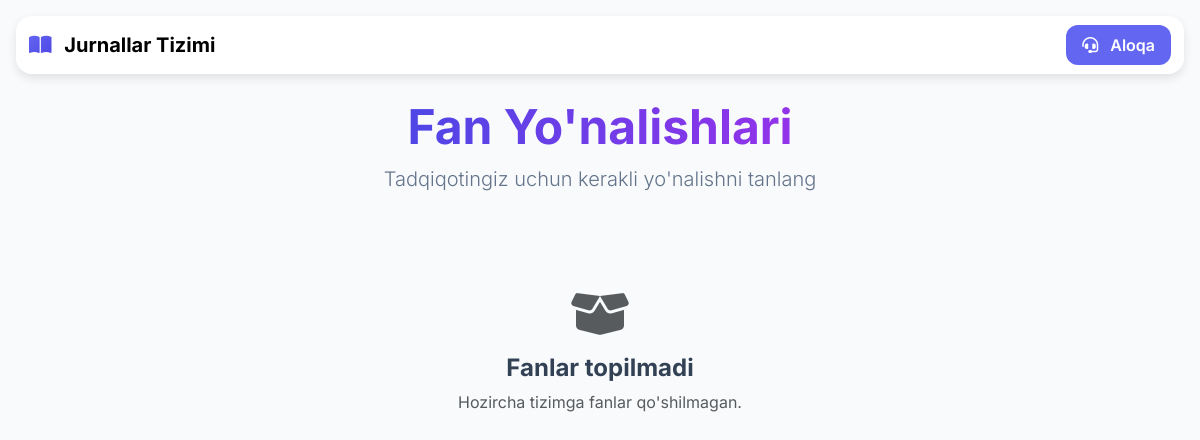
Before: / with the older database file.
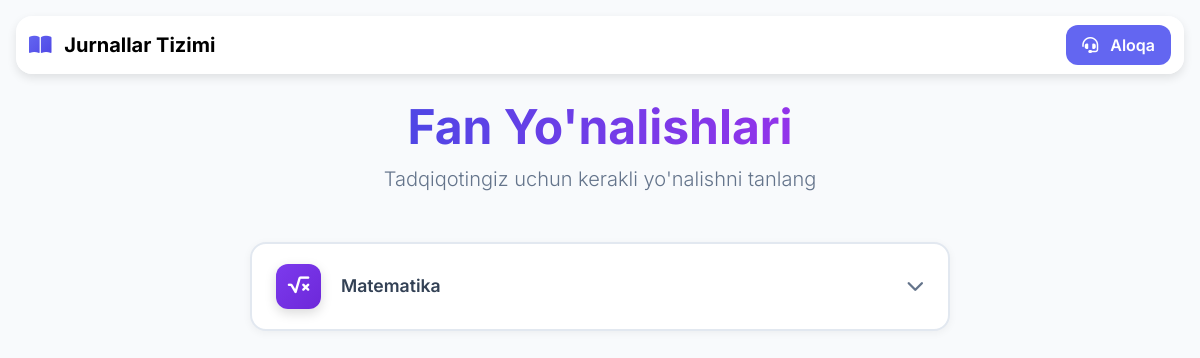
After: the same page with the newer database file.
### library/models.py (models this page shows, shortened)
class Fan(models.Model):
    nomi = models.CharField(max_length=255, unique=True, verbose_name="Fan nomi")
    class Meta:
        verbose_name = "Fan"
        verbose_name_plural = "Fanlar"

### library/views.py (the view)
# urls.py: path('', home, name='home'),
def home(request):
    fanlar = Fan.objects.order_by('nomi')
    return render(request, 'jurnallar/home.html', {'fanlar': fanlar})

### templates/jurnallar/home.html (shortened to what this page needs)
{% extends 'jurnallar/base.html' %}
{% block content %}
<div class="container-fluid px-3 py-4">
    <header class="text-center mb-5 page-header">
        <h1 class="display-5 fw-bolder main-title">
            Fan Yo'nalishlari
        </h1>
        <p class="lead text-muted-custom">Tadqiqotingiz uchun kerakli yo'nalishni tanlang</p>
    </header>
    <section id="fanlar-accordion-container" class="mx-auto">
        {% for fan in fanlar %}
        <div class="fan-accordion-item" data-fan-id="{{ fan.id }}" data-fan-name="{{ fan.nomi }}">
            <button class="fan-accordion-header">
                <div class="fan-icon-wrapper">
                    <i class="fas fa-book default-icon"></i>
                </div>
                <span class="fan-title">{{ fan.nomi }}</span>
                <i class="fas fa-chevron-down fan-arrow"></i>
            </button>
        </div>
        {% empty %}
        <div class="text-center py-5 no-content">
            <i class="fas fa-box-open fa-3x text-muted mb-3"></i>
            <h4 class="fw-bold">Fanlar topilmadi</h4>
            <p class="text-muted">Hozircha tizimga fanlar qo'shilmagan.</p>
        </div>
        {% endfor %}
    </section>
</div>
{% endblock %}

### templates/jurnallar/base.html (shortened to what this page needs)
<!DOCTYPE html>
{% load static %}
<html lang="uz">
<head>
    <link href="https://cdn.jsdelivr.net/npm/bootstrap@5.3.2/dist/css/bootstrap.min.css" rel="stylesheet">
    <link rel="stylesheet" href="https://cdnjs.cloudflare.com/ajax/libs/font-awesome/6.5.1/css/all.min.css" />
</head>
<body>
    <nav class="navbar navbar-main">
        <div class="container-fluid">
            <a class="navbar-brand" href="/">
                <i class="fas fa-book-open logo-icon me-2"></i>
                Jurnallar Tizimi
            </a>
            <button class="navbar-contact-btn" id="openContactModalBtn" aria-label="Aloqa ma'lumotlarini ochish">
                <i class="fas fa-headset"></i>
                <span>Aloqa</span>
            </button>
        </div>
    </nav>
    <main>
        {% block content %}{% endblock %}
    </main>
</body>
</html>

### templates/jurnallar/base.html (style rules this page uses)
:root { --primary-color: #6366f1; --primary-dark: #4f46e5; --light-color: #ffffff; --dark-color: #1e293b; --text-color: #334155; --bg-color: #f8fafc; --border-radius: 1rem; --shadow-lg: 0 10px 15px -3px rgba(0, 0, 0, 0.1 ), 0 4px 6px -4px rgba(0, 0, 0, 0.1); --transition: all 0.3s cubic-bezier(0.4, 0, 0.2, 1); }
body { background-color: var(--bg-color); color: var(--text-color); font-family: 'Inter', -apple-system, BlinkMacSystemFont, "Segoe UI", Roboto, Helvetica, Arial, sans-serif; overflow-x: hidden; }
.navbar-main { position: sticky; top: 1rem; margin: 0 1rem; border-radius: var(--border-radius); background: rgba(255, 255, 255, 0.9); border: 1px solid rgba(255, 255, 255, 0.2); box-shadow: 0 4px 10px rgba(0, 0, 0, 0.1); z-index: 1030; }
.navbar-brand { font-weight: 700; font-size: 1.25rem; }
.navbar-brand .logo-icon { background: linear-gradient(135deg, var(--primary-color), var(--primary-dark)); -webkit-background-clip: text; -webkit-text-fill-color: transparent; background-clip: text; }
main { padding-top: 1rem; animation: fade-in-up 0.5s ease-out forwards; }
.navbar-contact-btn { background-color: var(--primary-color); color: var(--light-color); border: none; border-radius: 0.75rem; padding: 0.5rem 1rem; font-weight: 600; transition: var(--transition); }
.navbar-contact-btn .fa-headset { margin-right: 0.5rem; }

### templates/jurnallar/home.html (style rules this page uses)
:root { --dark-color: #1e293b; --text-muted: #64748b; --card-bg: #ffffff; --border-radius: 1rem; --text-color: #334155; }
.main-title { color: var(--dark-color); font-weight: 800; background: linear-gradient(90deg, #4f46e5, #9333ea); -webkit-background-clip: text; -webkit-text-fill-color: transparent; display: inline-block; }
.text-muted-custom { color: var(--text-muted); }
#fanlar-accordion-container { max-width: 700px; }
.page-header { animation: fadeInUp 0.6s ease-out forwards; }
.fan-accordion-item, .no-content { animation: fadeInUp 0.5s ease-out forwards; opacity: 0; animation-delay: calc(var(--item-index, 0) * 70ms); }
.fan-accordion-item { margin-bottom: 1rem; border-radius: var(--border-radius); background: var(--card-bg); border: 2px solid #e2e8f0; transition: all 0.3s ease; box-shadow: 0 2px 8px rgba(0, 0, 0, 0.05); overflow: hidden; position: relative; }
.fan-accordion-header { display: flex; align-items: center; width: 100%; padding: 1.25rem 1.5rem; background: transparent; border: none; text-align: left; cursor: pointer; transition: all 0.2s ease; }
.fan-icon-wrapper { width: 45px; height: 45px; flex-shrink: 0; display: flex; align-items: center; justify-content: center; color: white; border-radius: 12px; font-size: 1.2rem; margin-right: 1.25rem; transition: all 0.3s ease; box-shadow: 0 4px 12px rgba(0, 0, 0, 0.15); background: linear-gradient(135deg, #6366f1, #8b5cf6); }
.fan-title { font-weight: 600; color: var(--text-color); flex-grow: 1; font-size: 1.1rem; transition: all 0.2s ease; }
.fan-arrow { transition: all 0.3s ease; color: var(--text-muted); font-size: 1.1rem; }

Changed rows visible on the page:
added Fan: nomi "Matematika"
Other visible differences:
text no longer shown: "Fanlar topilmadi Hozircha tizimga fanlar qo'shilmagan."
